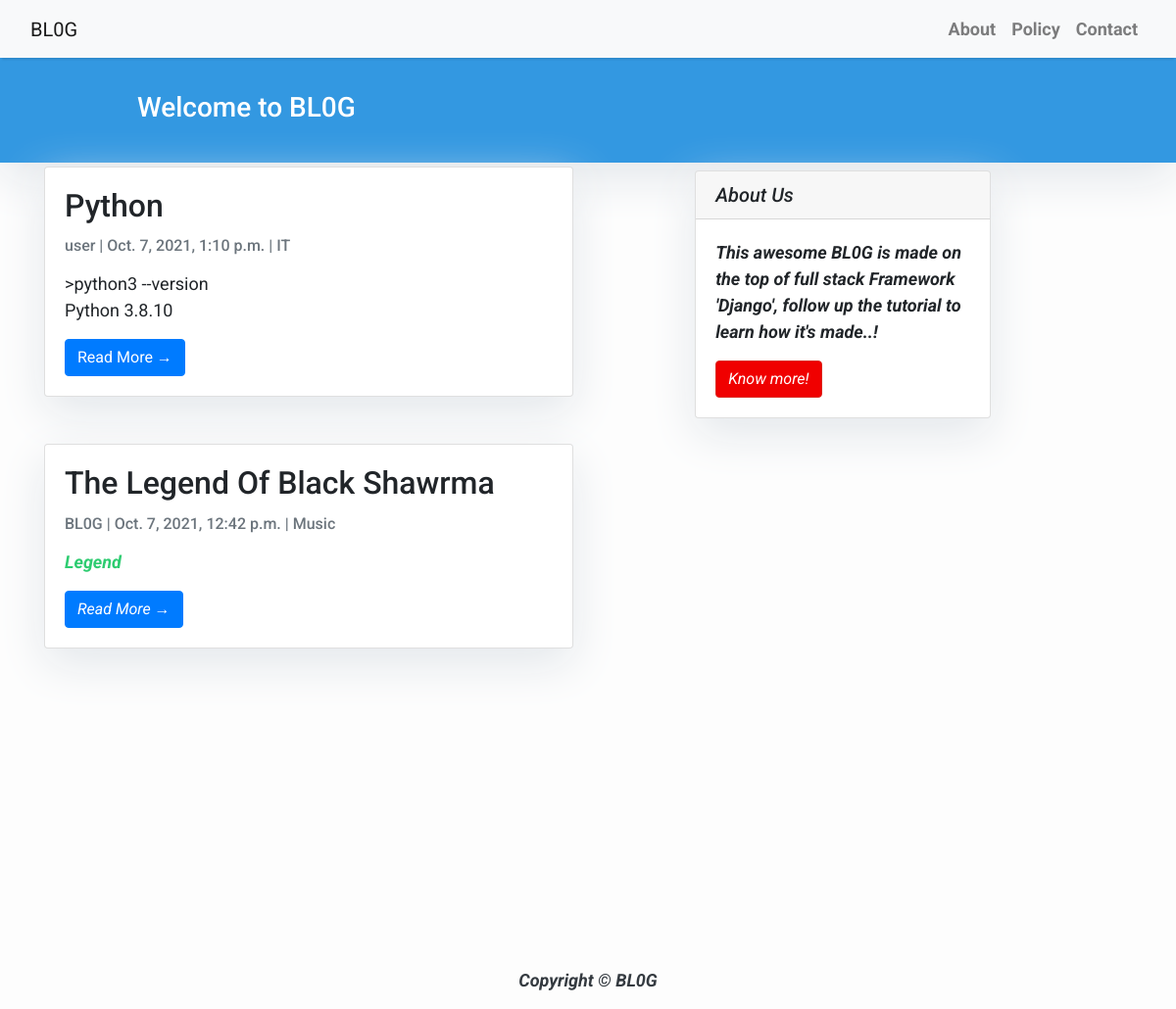
The page / on the database its author committed.
### BL0G/models.py (models this page shows, shortened)
class Post(models.Model):                              # Blog-Post
    title = models.CharField(max_length=200)
    slug = models.CharField(max_length=200)
    thumbnails = models.ImageField(upload_to="", null=True, blank=True)
    image_url = models.CharField(
        max_length=500, default=None, null=True, blank=True)
    date = models.DateTimeField(auto_now_add=True)
    content = RichTextField()
    author = models.ForeignKey(Author, on_delete=models.CASCADE)
    categories = models.ManyToManyField(Category)
    status = models.IntegerField(choices=STATUS, default=0)
    class Meta:
        ordering = ['-date']

class Author(models.Model):
    user = models.OneToOneField(User, on_delete=models.CASCADE)
    profile_image = models.ImageField(upload_to="")
    def __str__(self):
        return self.user.username

class Category(models.Model):
    title = models.CharField(max_length=20)
    def __str__(self):
        return self.title
    class Meta:
        verbose_name = "Category"
        verbose_name_plural = "Categories"

### BL0G/views.py (the view)
# urls.py: path('', views.PostList.as_view(), name='home'),
class PostList(generic.ListView):        # Listing posts in Home-Page
    queryset = Post.objects.filter(status=1).order_by('-date')
    template_name = 'index.html'

### templates/index.html (shortened to what this page needs)
{% extends "base.html" %} {% block content %}
<header class="masthead">
    <div class="container">
        <div class="row">
            <div class="col-md-8 col-md-10 mx-auto">
                <div class="site-heading">
                    <h3 class="site-heading my-4 mt-3 text-white">Welcome to BL0G</h3>
                </div>
            </div>
        </div>
    </div>
</header>
<div class="container">
    <div class="row">
        <div class="col-md-6 mt-1 left">
            {% for post in post_list %}
            <div class="card mb-5">
                <div class="card-body">
                    <h2 class="card-title">{{ post.title }}</h2>
                    <p class="card-text text-muted h6">
                        {{ post.author }} | {{ post.date}} | {{post.categories.all.0}}
                    </p>
                    <p class="card-text">{{post.content|safe|slice:":50" }}</p>
                    <a href="{% url 'post_detail' post.slug  %}" class="btn btn-primary">Read More &rarr;</a
          >
        </div>
      </div>
      {%endfor %}
    </div>
    {% block sidebar %} {% include 'sidebar.html' %} {%endblock sidebar %}
  </div>
</div>
{%endblock%}

### templates/base.html (style rules this page uses)
body { font-family: "Roboto", sans-serif; font-size: 17px; background-color: #fdfdfd; }
.masthead { background: #3398e1; height: auto; padding-bottom: 15px; box-shadow: 0 16px 48px #e3e7eb; padding-top: 10px; }

### templates/index.html (style rules this page uses)
body { font-family: "Roboto", sans-serif; font-size: 18px; background-color: #fdfdfd; }
.card { box-shadow: 0 16px 48px #e3e7eb; }

### templates/sidebar.html (style rules this page uses)
.card { box-shadow: 0 16px 48px #e3e7eb; }

### rows shown on the page
Post: title "Python", author "user", date "Oct. 7, 2021, 1:10 p.m.", categories.all.0 "IT", content ">python3 --version Python 3.8.10"
Post: title "The Legend Of Black Shawrma", author "BL0G", date "Oct. 7, 2021, 12:42 p.m.", categories.all.0 "Music", content "Legend"
